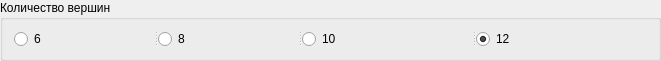
  <widget class="QGroupBox" name="groupBox">
   <property name="geometry">
    <rect>
     <x>50</x>
     <y>410</y>
     <width>661</width>
     <height>61</height>
    </rect>
   </property>
   <property name="sizePolicy">
    <sizepolicy hsizetype="Maximum" vsizetype="Preferred">
     <horstretch>0</horstretch>
     <verstretch>0</verstretch>
    </sizepolicy>
   </property>
   <property name="minimumSize">
    <size>
     <width>271</width>
     <height>50</height>
    </size>
   </property>
   <property name="title">
    <string>Количество вершин</string>
   </property>
   <layout class="QHBoxLayout" name="horizontalLayout">
    <item>
     <widget class="QSplitter" name="splitter">
      <property name="orientation">
       <enum>Qt::Horizontal</enum>
      </property>
      <widget class="QRadioButton" name="radioButton_6">
       <property name="text">
        <string>6</string>
       </property>
      </widget>
      <widget class="QRadioButton" name="radioButton_8">
       <property name="text">
        <string>8</string>
       </property>
      </widget>
      <widget class="QRadioButton" name="radioButton_10">
       <property name="text">
        <string>10</string>
       </property>
      </widget>
      <widget class="QRadioButton" name="radioButton_12">
       <property name="text">
        <string>12</string>
       </property>
       <property name="checked">
        <bool>true</bool>
       </property>
      </widget>
     </widget>
    </item>
   </layout>
  </widget>
